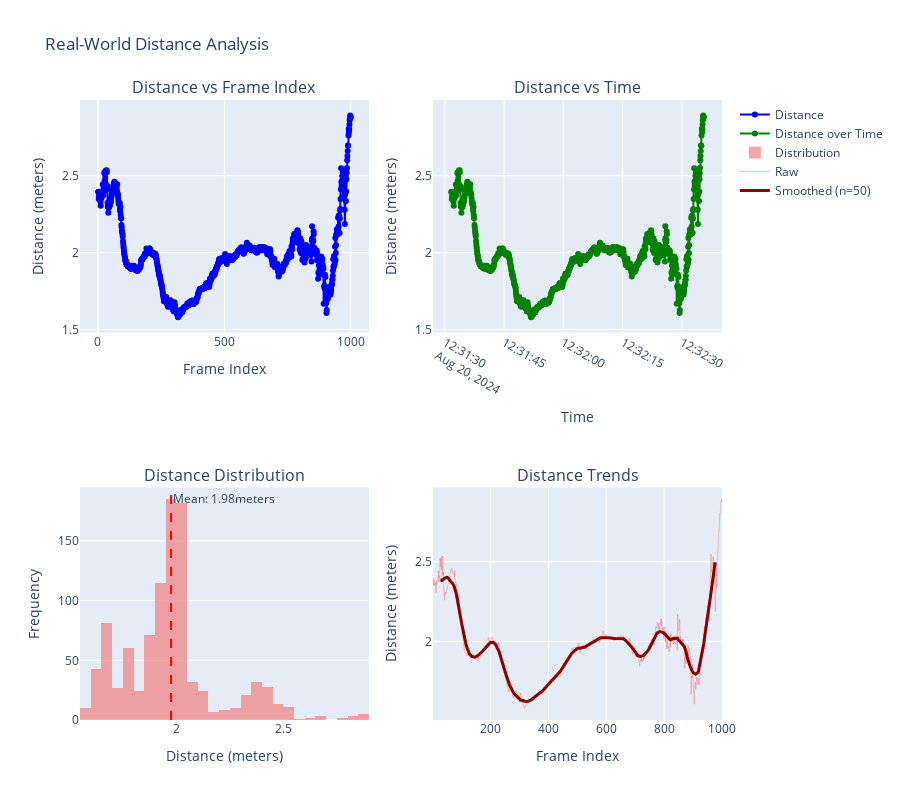

Notebook source saved alongside this figure:
### Code cell
iau.VisualizationEngine.plot_distance_analysis(distance_results, "Real-World Distance Analysis")

### Figure 1 — Plotly figure (JSON) as saved in the notebook; plotly's stock layout.template omitted (floating-point values rounded to 4 significant figures; data arrays with more than 128 entries replaced by an {"elided": "..."} marker saying what was removed)
{"data": [{"line": {"color": "blue"}, "mode": "lines+markers", "name": "Distance", "type": "scatter", "x": {"elided": "1000 int values"}, "xaxis": "x", "y": {"elided": "1000 float values"}, "yaxis": "y"}, {"line": {"color": "green"}, "mode": "lines+markers", "name": "Distance over Time", "type": "scatter", "x": {"elided": "1000 str values"}, "xaxis": "x2", "y": {"elided": "1000 float values"}, "yaxis": "y2"}, {"marker": {"color": "lightcoral"}, "name": "Distribution", "nbinsx": 30, "opacity": 0.7, "type": "histogram", "x": {"elided": "1000 float values"}, "xaxis": "x3", "yaxis": "y3"}, {"line": {"color": "lightcoral", "width": 1}, "mode": "lines", "name": "Raw", "opacity": 0.5, "type": "scatter", "x": {"elided": "1000 int values"}, "xaxis": "x4", "y": {"elided": "1000 float values"}, "yaxis": "y4"}, {"line": {"color": "darkred", "width": 3}, "mode": "lines", "name": "Smoothed (n=50)", "type": "scatter", "x": {"elided": "1000 int values"}, "xaxis": "x4", "y": {"elided": "1000 float values"}, "yaxis": "y4"}], "layout": {"annotations": [{"font": {"size": 16}, "showarrow": false, "text": "Distance vs Frame Index", "x": 0.225, "xanchor": "center", "xref": "paper", "y": 1, "yanchor": "bottom", "yref": "paper"}, {"font": {"size": 16}, "showarrow": false, "text": "Distance vs Time", "x": 0.775, "xanchor": "center", "xref": "paper", "y": 1, "yanchor": "bottom", "yref": "paper"}, {"font": {"size": 16}, "showarrow": false, "text": "Distance Distribution", "x": 0.225, "xanchor": "center", "xref": "paper", "y": 0.375, "yanchor": "bottom", "yref": "paper"}, {"font": {"size": 16}, "showarrow": false, "text": "Distance Trends", "x": 0.775, "xanchor": "center", "xref": "paper", "y": 0.375, "yanchor": "bottom", "yref": "paper"}, {"showarrow": false, "text": "Mean: 1.98meters", "x": 1.975, "xanchor": "left", "xref": "x3", "y": 1, "yanchor": "top", "yref": "y3 domain"}], "height": 800, "shapes": [{"line": {"color": "red", "dash": "dash"}, "type": "line", "x0": 1.975, "x1": 1.975, "xref": "x3", "y0": 0, "y1": 1, "yref": "y3 domain"}], "showlegend": true, "title": {"text": "Real-World Distance Analysis"}, "xaxis": {"anchor": "y", "domain": [0, 0.45], "title": {"text": "Frame Index"}}, "xaxis2": {"anchor": "y2", "domain": [0.55, 1], "title": {"text": "Time"}}, "xaxis3": {"anchor": "y3", "domain": [0, 0.45], "title": {"text": "Distance (meters)"}}, "xaxis4": {"anchor": "y4", "domain": [0.55, 1], "title": {"text": "Frame Index"}}, "yaxis": {"anchor": "x", "domain": [0.625, 1], "title": {"text": "Distance (meters)"}}, "yaxis2": {"anchor": "x2", "domain": [0.625, 1], "title": {"text": "Distance (meters)"}}, "yaxis3": {"anchor": "x3", "domain": [0, 0.375], "title": {"text": "Frequency"}}, "yaxis4": {"anchor": "x4", "domain": [0, 0.375], "title": {"text": "Distance (meters)"}}}}
